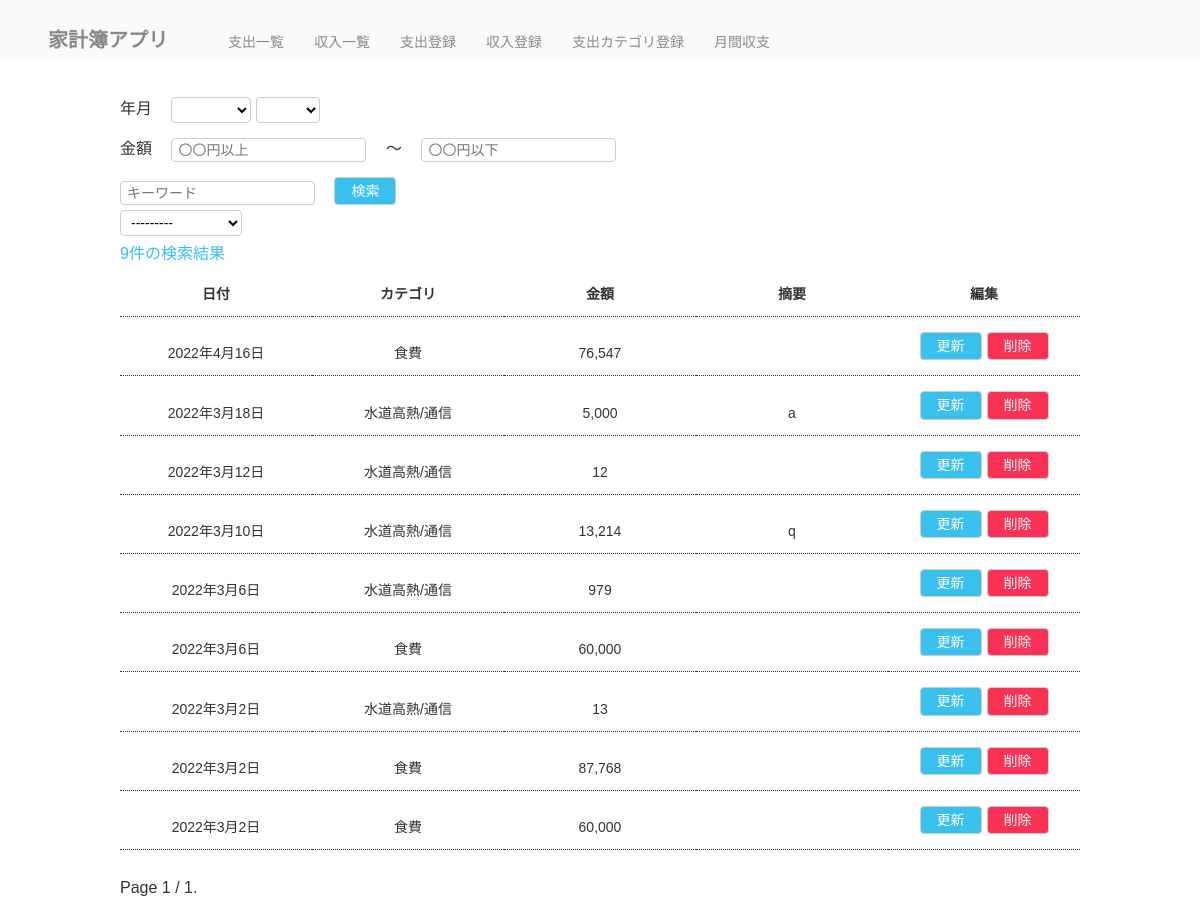
Before: / with the older database file.
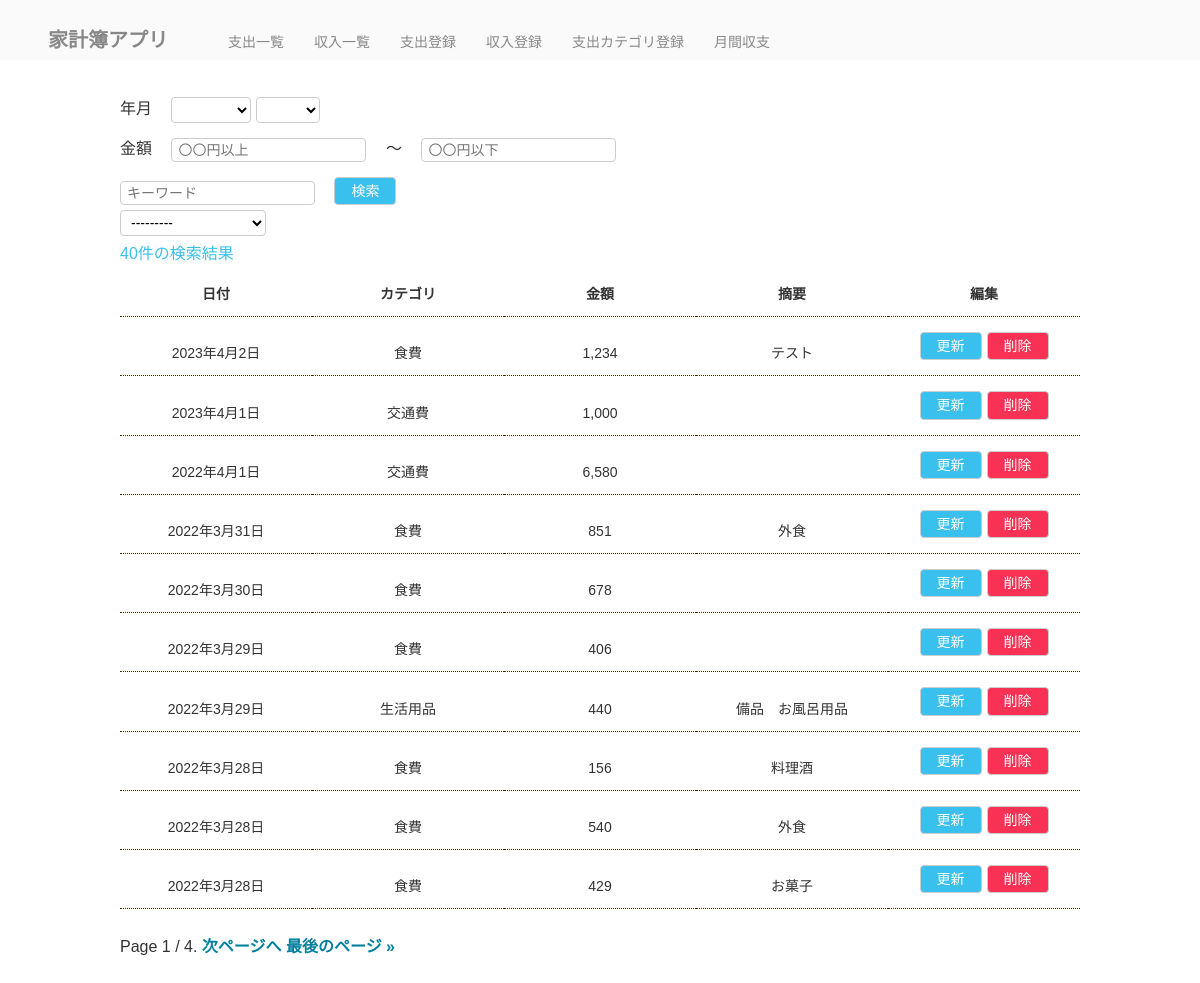
After: the same page with the newer database file.
### kakeibo/models.py (models this page shows)
class Payment(models.Model):
    date = models.DateField("日付")
    price = models.IntegerField("金額")
    """
    on_delete=models.PROTECT	は結びついている子データがある場合は親データを削除できない

    ForeignKeyは多対1の多の子側につけられるもの。
    ForeignKey(紐づけるモデル名, on_delete=親フィールドが削除されたときの動作, **options)

    下記の例では、
    PaymentはPaymentCategoryの子側としてモデル（テーブル）同士の関係性を結びつけている。
    """
    """verbose_name='○○'は
     verbose_nameの扱い方について
モデルにおいて指定する場所でそれぞれ変更するものが違う。
・メタデータ内での指定:モデル名の変更
・フィールド内での指定:フィールド名の変更

詳しくは以下参照
https://office54.net/python/django/model-verbose-name
    """
    category = models.ForeignKey(PaymentCategory,
                                 on_delete=models.PROTECT,
                                 verbose_name="カテゴリ")
    description = models.TextField('摘要', null=True, blank=True)

class PaymentCategory(models.Model):
    name = models.CharField("カテゴリ名", max_length=32)
    def __str__(self):
        return self.name

### kakeibo/views.py (the view, shortened to what this page needs)
# urls.py: path('', PaymentList.as_view(), name="payment_list"),
class PaymentList(ListView):
    template_name = "kakeibo/payment_list.html"
    model = Payment
    ordering = "-date"
    paginate_by = 10
    def get_queryset(self):
        queryset = super().get_queryset()
        self.form = form = PaymentSearchForm(self.request.GET or None)
        return queryset
    def get_context_data(self, **kwargs):
        context = super().get_context_data(**kwargs)
        context['search_form'] = self.form
        return context

### kakeibo/my_context_processor.py (called while the page is built)
def common(request):
    now = timezone.now()
    return {"now_year": now.year,
            "now_month": now.month}

### kakeibo/templatetags/kakeibo.py (called while the page is built)
@register.simple_tag
def url_replace(request, field, value):
    url_dict = request.GET.copy()
    url_dict[field] = str(value)
    return url_dict.urlencode()

### kakeibo/templates/kakeibo/payment_list.html
{% extends "kakeibo/base.html" %}
{% load humanize %}
{% load kakeibo %}
{% block content %}
<form class="mt-2" id="search-form" action="" method="GET">
  <div>
    <label class="label mr-4">年月</label>
    {{ search_form.year }}
    {{ search_form.month }}
  </div>
  <div class="mt-4">
    <label class="label mr-4">金額</label>
    {{ search_form.greater_than }}
    <span class="ml-4 mr-4">～</span>
    {{ search_form.less_than }}
  </div>
  <div class="mt-4">
    {{ search_form.key_word }}
    <button class="btn btn-info ml-4" type="submit">検索</button>
  </div>
  <div class="mt-2 inline">
    {{ search_form.category }}
  </div>
</form>
<p class="search-result mt-3">{{ page_obj.paginator.count }}件の検索結果</p>
<table class="table mt-3">
  <tr>
    <th>日付</th>
    <th>カテゴリ</th>
    <th>金額</th>
    <th>摘要</th>
    <th>編集</th>
  </tr>
  {% for payment in payment_list %}
  <tr>
    <td>{{ payment.date }}</td>
    <td>{{ payment.category }}</td>
    <td>{{ payment.price|intcomma}}</td>
    <td>
      {% if payment.description %}
      {{ payment.description }}
      {% endif %}
    </td>
    <td>
      <div class="manage-btn-area">
        <div class="update-btn-area">
          <a class="btn btn-info" href="{% url 'kakeibo:payment_update' payment.pk %}">更新</a>
        </div>
        <div class="delete-btn-area">
          <a class="btn btn-danger" href="{% url 'kakeibo:payment_delete' payment.pk %}">削除</a>
        </div>
      </div>
    </td>
  </tr>
  {% endfor %}
</table>
{% include 'kakeibo/include/pagination.html' %}
{% endblock %}

### kakeibo/templates/kakeibo/base.html (shortened to what this page needs)
{% load static %}
<!DOCTYPE html>
<html lang="ja">
<head>
  <link rel="stylesheet" href="{% static 'kakeibo/css/reset.css' %}">
  <link rel="stylesheet" href="{% static 'kakeibo/css/style.css' %}">
</head>
<body>
  <header class="page-header">
    <h1>
      <a href="{% url 'kakeibo:payment_list' %}" class="header-title">家計簿アプリ</a>
    </h1>
    <nav class="nav">
      <ul class="main-nav ml-5">
        <li class="ml-5">
          <a href="{% url 'kakeibo:payment_list'%}">支出一覧</a>
        </li>
        <li class="ml-5">
          <a href="{% url 'kakeibo:income_list'%}">収入一覧</a>
        </li>
        <li class="ml-5">
          <a href="{% url 'kakeibo:payment_create'%}">支出登録</a>
        </li>
        <li class="ml-5">
          <a href="{% url 'kakeibo:income_create'%}">収入登録</a>
        </li>
        <li class="ml-5">
          <a href="{% url 'kakeibo:payment_category_create'%}">支出カテゴリ登録</a>
        </li>
        <li class="ml-5">
          <a href="{% url 'kakeibo:month_dashboard' now_year now_month %}">月間収支</a>
        </li>
    </nav>
  </header>
  <div class="layout">
    <div class="container">
      <main>
        {% block content %}{% endblock %}
      </main>
    </div>
  </div>
</body>
</html>

### kakeibo/templates/kakeibo/include/pagination.html (shortened to what this page needs)
{% load kakeibo %}
<div class="pagination mt-5">
  <span class="step-links">
    <span class="current">
      Page {{ page_obj.number }} / {{ page_obj.paginator.num_pages }}.
    </span>
    {% if page_obj.has_next %}
    <a class="ml2 next" href="?{% url_replace request 'page' page_obj.next_page_number %}">次ページへ</a>
    <a class="ml2 next" href="?{% url_replace request 'page' page_obj.paginator.num_pages %}">最後のページ &raquo;</a>
    {% endif %}
  </span>
</div>

### kakeibo/static/kakeibo/css/style.css (style rules this page uses)
html { font-size: 62.5%; }
*, *::before, *::after { box-sizing: border-box; }
body { line-height: 1; background-color: #fff; color: #333; font-size: 1.4rem; font-family: "Hiragino Kaku Gothic ProN", Meiryo, sans-serif; }
.layout { padding-top: 56px; display: flex; flex-direction: column; min-height: 100vh; }
@media (min-width: 768px) { body { font-size: 16px; } }
a { text-decoration: none; color: #00809d; }
main { padding: 36px 0; min-height: 40vh; }
.container { margin: 0 10px; position: relative; }
@media (min-width: 768px) { .container { margin: 0 40px; } }
@media (min-width: 1024px) { .container { width: 960px; margin: 0 auto; } }
.page-header { padding: 30px 4% 10px; position: fixed; top: 0; width: 100%; background-color: #fafafa; display: flex; align-items: baseline; z-index: 9999; }
a.header-title { font-size: 2rem; margin: 0; padding: 0; color:#888; }
.main-nav { list-style: none; margin: 0; display: flex; }
.main-nav li { margin: 0 0 0 10px; font-size: 14px; }
.main-nav a { color: #888; }
.mt-2 { margin-top: 0.5rem !important; }
.mt-3 { margin-top: 1rem !important; }
.mt-4 { margin-top: 1.5rem !important; }
.mt-5 { margin-top: 3rem !important; }
.ml-4 { margin-left: 1.5rem !important; }
.ml-5 { margin-left: 3rem !important; }
.mr-4 { margin-right: 1.5rem !important; }
.table { border-collapse: collapse; border-spacing: 0; width: 100%; font-size: 1.4rem; }
.table tr { border-bottom: dotted 0.5px #432c02; }
.table th, .table td { text-align: center; width: 20%; padding: 15px 0; }
.form { font-size: 1.4rem; padding: 3px 6px; box-sizing: border-box; border-radius: 4px; border: solid 1px #ccc; background-color: #fff; font-family:"Ubuntu","Noto Sans JP", sans-serif; }
.btn, a.btn { font-size: 1.4rem; color: #333; -webkit-appearance: none; padding: 4px 16px; line-height: 1.3; border-radius: 4px; border: solid 1px #ccc; background-color: #fff; vertical-align: bottom; font-family: "Ubuntu", "Noto Sans JP", sans-serif; display: inline-block; text-align: center; cursor: pointer; }
.btn-info, a.btn-info { background-color: #39c0ed; color: #fff; }
.btn-danger, a.btn-danger { background-color: #f93154; color: #fff; }
.search-result { color:#39c0ed; }
.prev,.next { font-weight:bold; }
.manage-btn-area { display: flex; flex-direction: row; justify-content: center; }
.delete-btn-area { margin-left: 5px; }

Changed rows visible on the page:
removed Payment: date "2022年4月16日", category "食費", price "76,547"
removed Payment: date "2022年3月18日", category "水道高熱/通信", price "5,000", description "a"
removed Payment: date "2022年3月12日", category "水道高熱/通信", price "12"
removed Payment: date "2022年3月10日", category "水道高熱/通信", price "13,214", description "q"
removed Payment: date "2022年3月6日", category "水道高熱/通信", price "979"
removed Payment: date "2022年3月6日", category "食費", price "60,000"
removed Payment: date "2022年3月2日", category "水道高熱/通信", price "13"
removed Payment: date "2022年3月2日", category "食費", price "87,768"
removed Payment: date "2022年3月2日", category "食費", price "60,000"
added Payment: date "2023年4月2日", category "食費", price "1,234", description "テスト"
added Payment: date "2023年4月1日", category "交通費", price "1,000"
added Payment: date "2022年4月1日", category "交通費", price "6,580"
added Payment: date "2022年3月31日", category "食費", price "851", description "外食"
added Payment: date "2022年3月30日", category "食費", price "678"
added Payment: date "2022年3月29日", category "食費", price "406"
added Payment: date "2022年3月29日", category "生活用品", price "440", description "備品 お風呂用品"
added Payment: date "2022年3月28日", category "食費", price "156", description "料理酒"
added Payment: date "2022年3月28日", category "食費", price "540", description "外食"
added Payment: date "2022年3月28日", category "食費", price "429", description "お菓子"
Other visible differences:
{{ page_obj.paginator.count }}: "9" → "40"
{{ page_obj.paginator.num_pages }}: "1" → "4"
text now shown: "次ページへ 最後のページ »"
